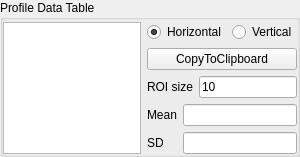
         <widget class="QGroupBox" name="groupBox_2">
          <property name="sizePolicy">
           <sizepolicy hsizetype="Preferred" vsizetype="Expanding">
            <horstretch>0</horstretch>
            <verstretch>0</verstretch>
           </sizepolicy>
          </property>
          <property name="maximumSize">
           <size>
            <width>300</width>
            <height>16777215</height>
           </size>
          </property>
          <property name="title">
           <string>Profile Data Table</string>
          </property>
          <layout class="QGridLayout" name="gridLayout_5">
           <property name="leftMargin">
            <number>0</number>
           </property>
           <property name="topMargin">
            <number>2</number>
           </property>
           <property name="rightMargin">
            <number>0</number>
           </property>
           <property name="bottomMargin">
            <number>0</number>
           </property>
           <item row="0" column="0">
            <layout class="QGridLayout" name="gridLayout_11">
             <item row="2" column="1">
              <widget class="QPushButton" name="pushButtonCopyTableToClipboard">
               <property name="text">
                <string>CopyToClipboard</string>
               </property>
              </widget>
             </item>
             <item row="3" column="1">
              <layout class="QGridLayout" name="gridLayout_10">
               <item row="0" column="0" colspan="2">
                <widget class="QLabel" name="label_38">
                 <property name="text">
                  <string>ROI size</string>
                 </property>
                </widget>
               </item>
               <item row="0" column="2">
                <widget class="QLineEdit" name="lineEdit_ROI_size">
                 <property name="text">
                  <string>10</string>
                 </property>
                </widget>
               </item>
               <item row="1" column="0">
                <widget class="QLabel" name="label_39">
                 <property name="text">
                  <string>Mean</string>
                 </property>
                </widget>
               </item>
               <item row="1" column="1" colspan="2">
                <widget class="QLineEdit" name="lineEdit_ROI_mean">
                 <property name="text">
                  <string/>
                 </property>
                </widget>
               </item>
               <item row="2" column="0">
                <widget class="QLabel" name="label_40">
                 <property name="text">
                  <string>SD</string>
                 </property>
                </widget>
               </item>
               <item row="2" column="1" colspan="2">
                <widget class="QLineEdit" name="lineEdit_ROI_SD">
                 <property name="text">
                  <string/>
                 </property>
                </widget>
               </item>
              </layout>
             </item>
             <item row="1" column="1">
              <layout class="QGridLayout" name="gridLayout_12">
               <item row="0" column="0">
                <widget class="QRadioButton" name="radioButton_Profile_Hor">
                 <property name="text">
                  <string>Horizontal</string>
                 </property>
                 <property name="checked">
                  <bool>true</bool>
                 </property>
                </widget>
               </item>
               <item row="0" column="1">
                <widget class="QRadioButton" name="radioButton_Profile_Ver">
                 <property name="text">
                  <string>Vertical</string>
                 </property>
                </widget>
               </item>
              </layout>
             </item>
             <item row="1" column="0" rowspan="3">
              <widget class="QTableView" name="tableViewReconImgProfile">
               <property name="maximumSize">
                <size>
                 <width>200</width>
                 <height>16777215</height>
                </size>
               </property>
              </widget>
             </item>
            </layout>
           </item>
          </layout>
         </widget>
